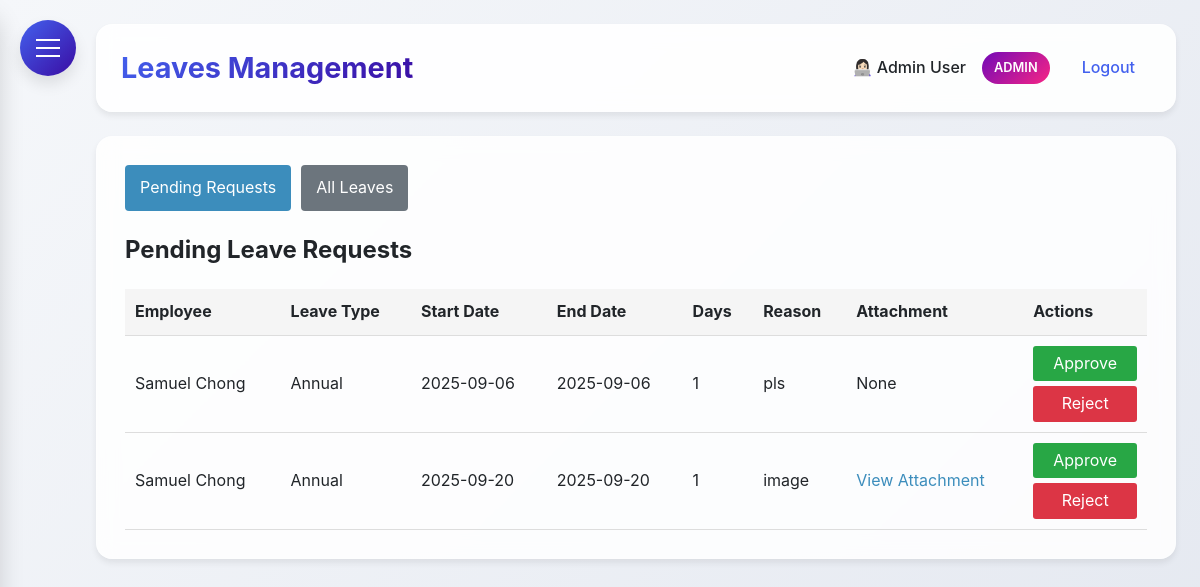
The app's page /leaves (signed in), older data.
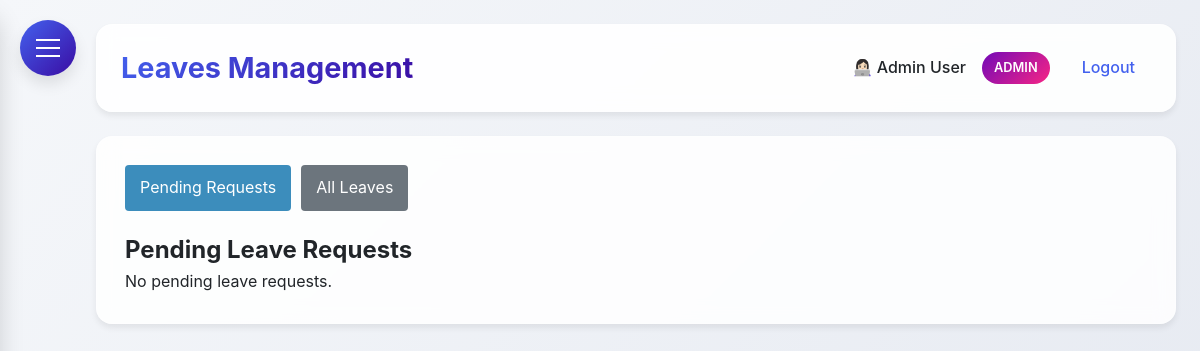
The same page, newer data.
### HerculesSystem.py (models this page shows, shortened)
class LeaveRequest(db.Model):
    id = db.Column(db.Integer, primary_key=True)
    employee_id = db.Column(db.Integer, db.ForeignKey('employee.id'), nullable=False)
    start_date = db.Column(db.Date, nullable=False)
    end_date = db.Column(db.Date, nullable=False)
    leave_type = db.Column(db.String(50), nullable=False)
    compassionate_type = db.Column(db.String(50))
    reason = db.Column(db.Text)
    attachment_filename = db.Column(db.String(255))
    status = db.Column(db.String(20), default='pending')
    days_requested = db.Column(db.Integer, nullable=False)
    created_at = db.Column(db.DateTime, default=datetime.utcnow)
    approved_at = db.Column(db.DateTime)
    employee = db.relationship('Employee', backref=db.backref('leave_requests', lazy=True))

class Employee(UserMixin, db.Model):
    id = db.Column(db.Integer, primary_key=True)
    username = db.Column(db.String(80), unique=True, nullable=False)
    password = db.Column(db.String(120), nullable=False)
    full_name = db.Column(db.String(120), nullable=False)
    email = db.Column(db.String(120), unique=True, nullable=False)
    nationality = db.Column(db.String(80), nullable=False)  # Added nationality
    employee_id = db.Column(db.String(80), unique=True, nullable=False)  # Added employee ID
    hire_date = db.Column(db.Date)
    is_admin = db.Column(db.Boolean, default=False)
    user_type = db.Column(db.String(20), default='employee')  # admin, supervisor, office, factory
    last_clock_in = db.Column(db.DateTime)
    last_clock_out = db.Column(db.DateTime)
    last_lunch_start = db.Column(db.DateTime)
    last_lunch_end = db.Column(db.DateTime)

### HerculesSystem.py (the view)
@app.route('/leaves')
@login_required
def leaves():
    if current_user.user_type in ['admin', 'supervisor']:
        pending_requests = LeaveRequest.query.filter_by(status='pending').all()
        return render_template('leaves.html', pending_requests=pending_requests)
    else:
        user_requests = LeaveRequest.query.filter_by(employee_id=current_user.id).order_by(LeaveRequest.created_at.desc()).all()
        return render_template('leaves.html', user_requests=user_requests)

### HerculesSystem.py (called while the page is built)
@app.after_request
def add_security_headers(response):
    response.headers['Permissions-Policy'] = 'geolocation=()'
    return response

@login_manager.user_loader
def load_user(user_id):
    return db.session.get(Employee, int(user_id))

@app.context_processor
def inject_now():
    return {'now': datetime.utcnow()}

@app.before_request
def before_request():
    if request.url.startswith('https://'):
        new_url = request.url.replace('https://', 'http://', 1)
        return redirect(new_url, code=301)

### templates/leaves.html (shortened to what this page needs)
{% extends "base.html" %}
{% block content %}
{% if current_user.user_type in ['admin', 'supervisor'] %}
<div style="display: flex; gap: 10px; margin-bottom: 20px;">
    <a href="{{ url_for('leaves') }}" style="background: #3c8dbc; color: white; padding: 10px 15px; border-radius: 4px; text-decoration: none;">
        Pending Requests
    </a>
    <a href="{{ url_for('all_leaves') }}" style="background: #6c757d; color: white; padding: 10px 15px; border-radius: 4px; text-decoration: none;">
        All Leaves
    </a>
</div>
<h2>Pending Leave Requests</h2>
{% if pending_requests %}
<table class="pending-requests-table desktop-view" style="width: 100%; border-collapse: collapse; margin-top: 20px;">
    <thead>
        <tr style="background: #f5f5f5;">
            <th style="padding: 10px; text-align: left; border-bottom: 1px solid #ddd;">Employee</th>
            <th style="padding: 10px; text-align: left; border-bottom: 1px solid #ddd;">Leave Type</th>
            <th style="padding: 10px; text-align: left; border-bottom: 1px solid #ddd;">Start Date</th>
            <th style="padding: 10px; text-align: left; border-bottom: 1px solid #ddd;">End Date</th>
            <th style="padding: 10px; text-align: left; border-bottom: 1px solid #ddd;">Days</th>
            <th style="padding: 10px; text-align: left; border-bottom: 1px solid #ddd;">Reason</th>
            <th style="padding: 10px; text-align: left; border-bottom: 1px solid #ddd;">Attachment</th>
            <th style="padding: 10px; text-align: left; border-bottom: 1px solid #ddd;">Actions</th>
        </tr>
    </thead>
    <tbody>
        {% for request in pending_requests %}
        <tr>
            <td style="padding: 10px; border-bottom: 1px solid #ddd;">{{ request.employee.full_name }}</td>
            <td style="padding: 10px; border-bottom: 1px solid #ddd;">
                {{ request.leave_type|title }}
            </td>
            <td style="padding: 10px; border-bottom: 1px solid #ddd;">{{ request.start_date.strftime('%Y-%m-%d') }}</td>
            <td style="padding: 10px; border-bottom: 1px solid #ddd;">{{ request.end_date.strftime('%Y-%m-%d') }}</td>
            <td style="padding: 10px; border-bottom: 1px solid #ddd;">{{ request.days_requested }}</td>
            <td style="padding: 10px; border-bottom: 1px solid #ddd;">{{ request.reason }}</td>
            <td style="padding: 10px; border-bottom: 1px solid #ddd;">
                {% if request.attachment_filename %}
                    <a href="{{ url_for('download_attachment', filename=request.attachment_filename) }}" target="_blank" style="color: #3c8dbc; text-decoration: none;">
                        View Attachment
                    </a>
                {% else %}
                    None
                {% endif %}
            </td>
            <td style="padding: 10px; border-bottom: 1px solid #ddd;">
                <div style="display: flex; flex-direction: column; gap: 5px;">
                    <a href="{{ url_for('approve_leave', request_id=request.id) }}" style="background: #28a745; color: white; padding: 5px 10px; border-radius: 3px; text-decoration: none; text-align: center;">
                        Approve
                    </a>
                    <a href="{{ url_for('reject_leave', request_id=request.id) }}" style="background: #dc3545; color: white; padding: 5px 10px; border-radius: 3px; text-decoration: none; text-align: center;">
                        Reject
                    </a>
                </div>
            </td>
        </tr>
        {% endfor %}
    </tbody>
</table>
{% else %}
<p>No pending leave requests.</p>
{% endif %}
{% endif %}
{% endblock %}

Row changes from the older to the newer data that the page shows:
removed LeaveRequest: employee.full_name "Samuel Chong", leave_type "Annual", start_date "2025-09-06", end_date "2025-09-06", days_requested "1", reason "pls", shows "None"
removed LeaveRequest: employee.full_name "Samuel Chong", leave_type "Annual", start_date "2025-09-20", end_date "2025-09-20", days_requested "1", reason "image"
Text that changed along with them:
text no longer shown: "Employee Leave Type Start Date End Date Days Reason Attachment Actions"
text now shown: "No pending leave requests."
